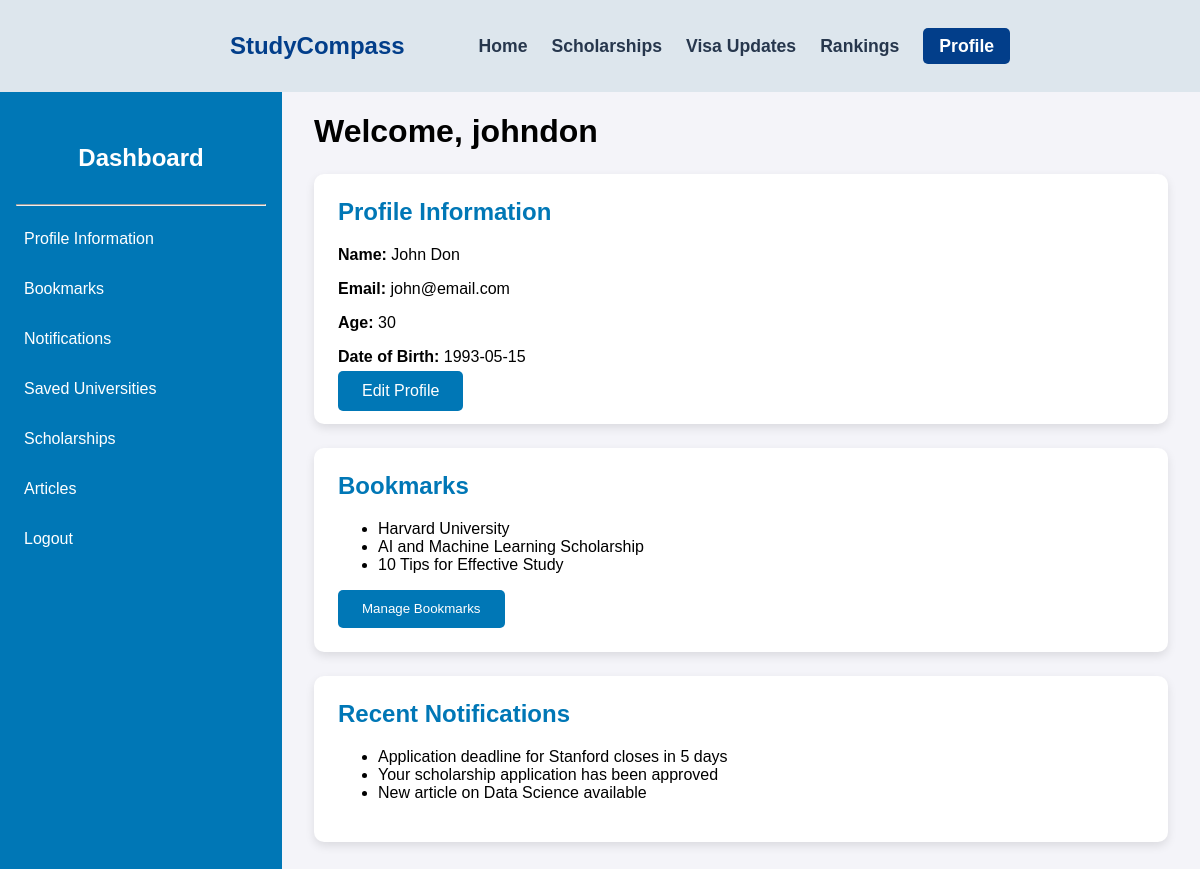
The app's page /view/userDashboard.php (signed in) with its own data.
### tables this page shows
CREATE TABLE `users` (
  `id` int(11) NOT NULL,
  `name` varchar(155) NOT NULL,
  `email` varchar(255) NOT NULL,
  `username` varchar(155) NOT NULL,
  `password` varchar(255) NOT NULL,
  `age` int(50) NOT NULL,
  `dob` varchar(50) NOT NULL,
  `gender` varchar(155) NOT NULL,
  `address` varchar(255) NOT NULL
);

### model/authModel.php (called while the page is built, shortened)
<?php
function getUser($username)
{
  $conn = getConnection();
  $sql = "SELECT * FROM users WHERE username='{$username}'";
  $result = mysqli_query($conn, $sql);
  if ($result && mysqli_num_rows($result) == 1) {
    return mysqli_fetch_assoc($result);
  }
  return false;
}

### view/userDashboard.php (the view, shortened to what this page needs)
<?php
$username = $_SESSION['username'];
require_once('../model/authModel.php');
$user = getUser($username);
?>
<!DOCTYPE html>
<html lang="en">
<head>
    <link rel="stylesheet" href="../assets/styles.css">
</head>
<body>
<nav class="navbar">
        <div class="container">
            <ul class="nav-links">
                <li><a href="../view/home.php" id="logo">StudyCompass</a></li>
                <li><a href="../view/home.php">Home</a></li>
                <li><a href="#">Scholarships</a></li>
                <li><a href="#">Visa Updates</a></li>
                <li><a href="#">Rankings</a></li>
                <li><a href="../view/profile.php" id="btnReg">Profile</a></li>
            </ul>
        </div>
    </nav>
    <div class="dashboard-container">
        <aside class="sidebar">
            <h2>Dashboard</h2>
            <hr>
            <nav>
                <ul>
                    <li><a href="#">Profile Information</a></li>
                    <li><a href="#">Bookmarks</a></li>
                    <li><a href="#">Notifications</a></li>
                    <li><a href="#">Saved Universities</a></li>
                    <li><a href="#">Scholarships</a></li>
                    <li><a href="#">Articles</a></li>
                    <li><a href="../controller/logout.php">Logout</a></li>
                </ul>
            </nav>
        </aside>
        <main class="content">
            <h1>Welcome, <?= htmlspecialchars($user['username']); ?></h1>
            <section id="userWidget" class="profile-info">
                <h2>Profile Information</h2>
                <p><strong>Name:</strong> <?= htmlspecialchars($user['name']); ?></p>
                <p><strong>Email:</strong> <?= htmlspecialchars($user['email']); ?></p>
                <p><strong>Age:</strong> <?= htmlspecialchars($user['age']); ?></p>
                <p><strong>Date of Birth:</strong> <?= htmlspecialchars($user['dob']); ?></p>
               <a id="userButton" href="../controller/editUser.php?id=<?= $user['id'] ?>">Edit Profile</a>
            </section>
            <section id="userWidget" class="bookmarks">
                <h2>Bookmarks</h2>
                <ul>
                    <li>Harvard University</li>
                    <li>AI and Machine Learning Scholarship</li>
                    <li>10 Tips for Effective Study</li>
                </ul>
                <button id="userButton">Manage Bookmarks</button>
            </section>
            <section id="userWidget" class="notifications">
                <h2>Recent Notifications</h2>
                <ul>
                    <li>Application deadline for Stanford closes in 5 days</li>
                    <li>Your scholarship application has been approved</li>
                    <li>New article on Data Science available</li>
                </ul>
            </section>
        </main>
    </div>
</body>
</html>

### assets/styles.css (style rules this page uses)
body { margin: 0; font-family: "Arial", sans-serif; background-color: #f4f4f4; }
.container { width: 100%; margin: 0 auto; max-width: fit-content; }
.navbar { background-color: #dde6ed; padding: 1rem 0; display: flex; justify-content: space-evenly; align-items: center; }
#logo { color: #023e8a; font-size: 1.5rem; font-weight: bold; text-decoration: none; padding-right: 50px; }
.nav-links { list-style: none; display: flex; gap: 1.5rem; align-items: center; }
.nav-links a { color: #27374d; text-decoration: none; font-size: 1.1rem; font-weight: 700; }
#btnReg { padding: 0.5rem 1rem; color: #fff; background-color: #023e8a; text-decoration: none; border-radius: 5px; transition: background-color 0.3s; }
.sidebar { width: 250px; background-color: #0077b6; color: white; padding: 2rem 1rem; position: sticky; top: 0; height: 100vh; }
.sidebar h2 { text-align: center; margin-bottom: 2rem; }
.sidebar nav ul { list-style: none; padding: 0; }
.sidebar nav ul li { margin: 1.5rem 0; }
.sidebar nav ul li a { color: white; text-decoration: none; display: block;; padding: 0.5rem; }
.content { flex: 1; padding: 2rem; background-color: #f4f4f9; }
.content h1 { margin-bottom: 1.5rem; }
.dashboard-container { display: flex; width: 100%; position: relative; }
.sidebar nav ul li { margin: 1rem 0; }
.sidebar nav ul li a { color: white; text-decoration: none; display: block; padding: 0.5rem; }
.content { flex: 1; padding: 0rem 2rem; background-color: #f4f4f9; }
#userWidget { background-color: white; padding: 1.5rem; margin-bottom: 1.5rem; border-radius: 10px; box-shadow: 0 4px 10px rgba(0, 0, 0, 0.1); }
section h2 { margin-top: 0; color: #0077b6; }
#userButton { background-color: #0077b6; color: white; border: none; padding: 0.7rem 1.5rem; cursor: pointer; border-radius: 5px; text-decoration: none; }

### records on screen
users: username "johndon", name "John Don", email "john@email.com", age "30", dob "1993-05-15"
